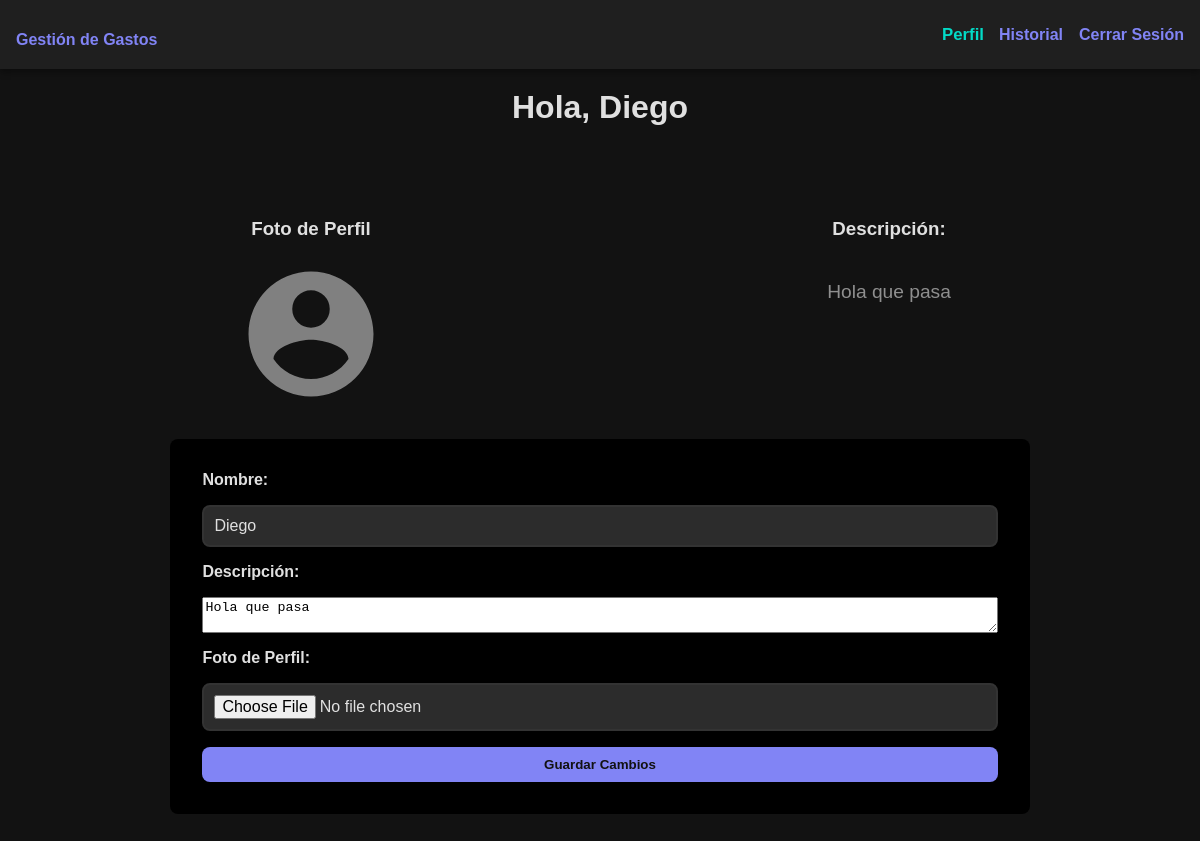
Before: /views/profile.php (signed in) with the older database file.
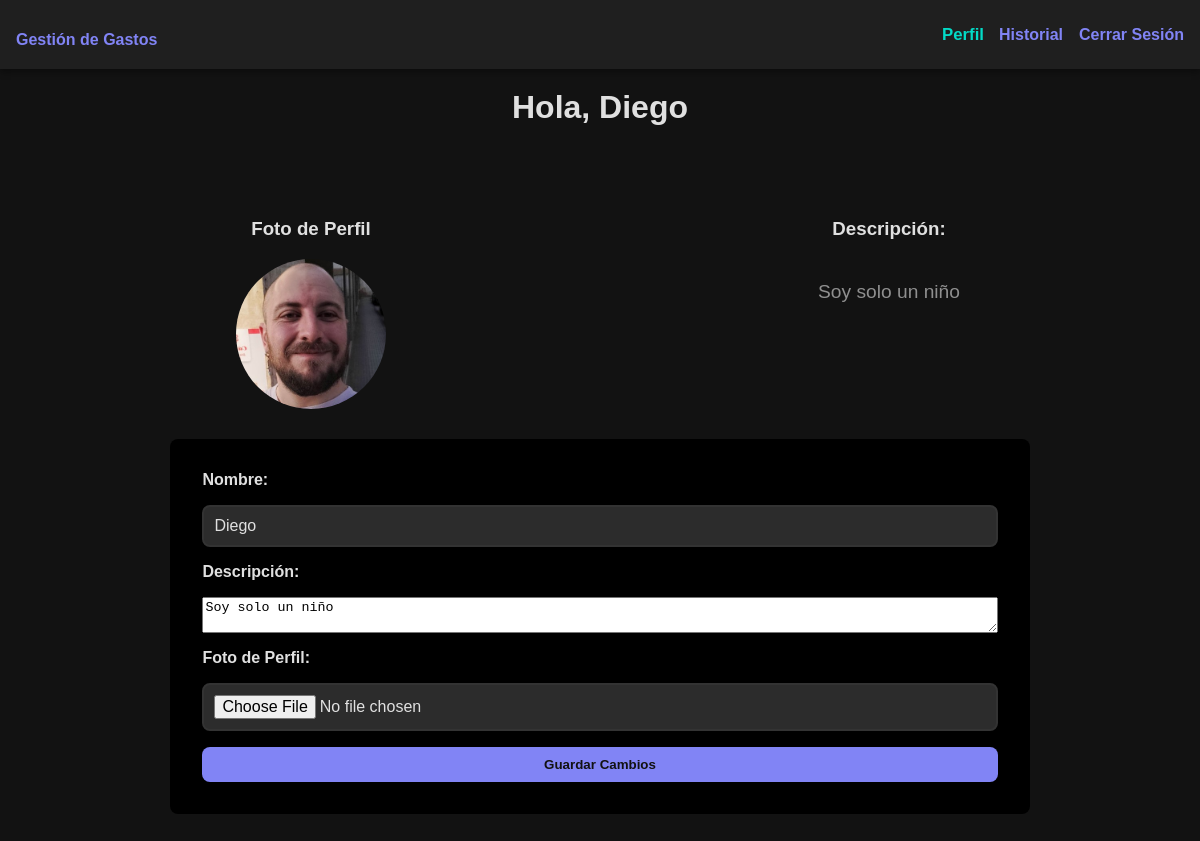
After: the same page with the newer database file.
### tables this page shows
CREATE TABLE `usuarios` (
  `id_usuario` int(11) NOT NULL,
  `nombre_usuario` varchar(50) NOT NULL,
  `correo` varchar(100) NOT NULL,
  `foto_perfil` varchar(255) DEFAULT NULL,
  `descripcion` text DEFAULT NULL,
  `contrasena` varchar(255) NOT NULL,
  `fecha_creacion` timestamp NOT NULL DEFAULT current_timestamp(),
  `fecha_actualizacion` timestamp NOT NULL DEFAULT current_timestamp() ON UPDATE current_timestamp()
);

### backend/functions.php (called while the page is built, shortened)
<?php
class UserManager
{
    private static function executeQuery($query, $params)
    {
        $pdo = Database::connect();
        try {
            $stmt = $pdo->prepare($query);
            $stmt->execute($params);
            return $stmt;
        } catch (PDOException $e) {
            return null;
        }
    }
    public static function getUserData($userId)
    {
        $query = "SELECT nombre_usuario, descripcion, foto_perfil FROM usuarios WHERE id_usuario = :id";
        $stmt = self::executeQuery($query, [':id' => $userId]);
        return $stmt ? $stmt->fetch(PDO::FETCH_ASSOC) : null;
    }
}

### views/profile.php (the view, shortened to what this page needs)
<?php
include('../backend/functions.php');
$userId = $_SESSION['user_id'] ?? null;
if ($userId) {
    $userData = UserManager::getUserData($userId);
    $user_name = $userData['nombre_usuario'] ?? 'Usuario';
    $description = $userData['descripcion'] ?? 'No tienes una descripción configurada';
    $profile_picture = $userData['foto_perfil'] ?? '../assets/images/account-circle.svg';
    if (!file_exists(__DIR__ . '/../' . $profile_picture)) {
        $profile_picture = '../assets/images/account-circle.svg';
    }
} else {
    $user_name = 'Usuario';
    $description = 'No tienes una descripción configurada';
    $profile_picture = '../assets/images/account-circle.svg';
}
?>
<!DOCTYPE html>
<html lang="es">
<head>
    <link rel="stylesheet" href="../assets/css/styles.css">
</head>
<body>
    <?php include('header.php');
    ?>
    <h1 class="saludo">Hola, <?= htmlspecialchars($user_name) ?></h1>
    <main>
        <section class="profile-section">
            <div id="perfilContainer">
                <div id="fotoPerfil">
                    <h3>Foto de Perfil</h3>
                    <?php if (file_exists(__DIR__ . '/../' . $profile_picture)): ?>
                    <img src="../<?= htmlspecialchars($profile_picture) ?>" alt="Foto de Perfil" width="100"
                        height="100">
                    <?php else: ?>
                    <img src="../assets/images/account-circle.svg" alt="Foto de Perfil Predeterminada" width="100"
                        height="100">
                    <?php endif; ?>
                </div>
                <div id="descripcion">
                    <h3>Descripción:</h3>
                    <p><?= htmlspecialchars($description) ?></p>
                </div>
            </div>
            <form method="POST" enctype="multipart/form-data">
                <label for="user_name">Nombre:</label>
                <input type="text" id="user_name" name="user_name" value="<?= htmlspecialchars($user_name) ?>">
                <label for="description">Descripción:</label>
                <textarea id="description" name="description"><?= htmlspecialchars($description) ?></textarea>
                <label for="profile_picture">Foto de Perfil:</label>
                <input type="file" id="profile_picture" name="profile_picture" accept="image/*">
                <button type="submit">Guardar Cambios</button>
            </form>
        </section>
    </main>
</body>
</html>

### views/header.php (shortened to what this page needs)
<?php
$currentPage = basename($_SERVER['PHP_SELF']);
?>
<header>
    <h1><a href="./index.php">Gestión de Gastos</a></h1>
    <nav id="desktop-menu">
        <a href="profile.php" class="menu-link <?php if ($currentPage == 'profile.php') echo 'active' ?>">Perfil</a>
        <a href="history.php" class="menu-link <?php if ($currentPage == 'history.php') echo 'active' ?>">Historial</a>
        <a href="?logout=true" class="menu-link">Cerrar Sesión</a>
    </nav>
</header>

### assets/CSS/styles.css (style rules this page uses)
body { font-family: 'Arial', sans-serif; height: 100%; margin: 0; padding: 0; background-color: #121212; color: #e0e0e0; }
header { background-color: #1f1f1f; color: #e0e0e0; padding: 1em; box-shadow: 0px 4px 6px rgba(0, 0, 0, 0.3); width: 100%; position: relative; display: flex; justify-content: space-between; align-items: center; flex-wrap: wrap; box-sizing: border-box; position: sticky; z-index: 1000; top: 0; }
header h1 { margin: 0; }
header nav { display: flex; gap: 1em; }
header a { color: #8184f5; text-decoration: none; font-weight: 600; transition: color 0.3s ease, transform 0.2s ease; --min: 16; --max: 16; --mintrans: 390; --maxtrans: 1920; font-size: clamp(var(--min) * 1px, calc((var(--max) - var(--min)) * ((100vw - var(--mintrans)* 1px) / (var(--maxtrans) - var(--mintrans))) + var(--min) * 1px), var(--max) * 1px) !important; }
header a:hover, .active { color: #03dac6; transform: scale(1.05); }
main { gap: 2em; padding: 2em; max-width: 1200px; margin: auto; box-sizing: border-box; }
.saludo { text-align: center; font-size: 2em; margin-top: 20px; }
form { display: flex; flex-direction: column; width: 70%; margin: 0 auto; gap: 1em; padding: 2em; background-color: #000000; border-radius: 8px; transition: all 0.3s ease; }
label { font-weight: bold; }
input, select { padding: 10px; border: 2px solid #333; border-radius: 8px; background-color: #2c2c2c; color: #e0e0e0; font-size: 1em; transition: border 0.3s ease-in-out; }
button { padding: 10px; background-color: #8184f5; color: #121212; font-weight: bold; border: none; border-radius: 8px; cursor: pointer; transition: background-color 0.3s ease-in-out, transform 0.2s ease-in-out; }
#perfilContainer { display: flex; justify-content: space-between; align-items: flex-start; width: 100%; max-width: 1200px; margin: 0 auto; box-sizing: border-box; gap: 20px; }
#fotoPerfil, #descripcion { flex: 1; display: flex; flex-direction: column; align-items: center; justify-content: flex-start; text-align: center; padding: 20px; box-sizing: border-box; }
#fotoPerfil img { width: 150px; height: 150px; object-fit: cover; border-radius: 50%; margin-bottom: 10px; }
#descripcion { text-align: left; }
#descripcion p { font-size: 1.2em; line-height: 1.5; color: #8f8f8f; }

Changed rows visible on the page:
changed usuarios "Diego": foto_perfil: picture added; descripcion "Hola que pasa" → "Soy solo un niño"; description "Hola que pasa" → "Soy solo un niño"
